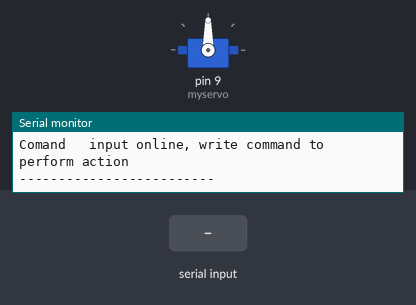
This sketch was run on a simulated Arduino Uno, built with avr-gcc and run on an emulated ATmega328P. Parts: servo, the last lines printed to the serial monitor. The test bench sets the inputs (shaded band).

Above: at 5.2 s.
5.3 s: "90,45\n" received over Serial
At 5.7 s:
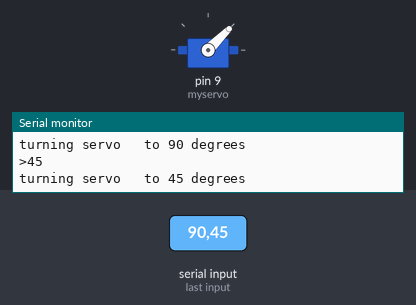
6.8 s: "30,150\n" received over Serial
At 8.0 s:
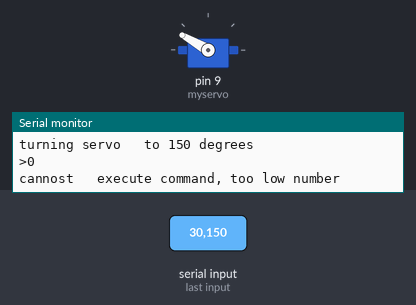
8.3 s: "90\n" received over Serial
At 8.9 s:
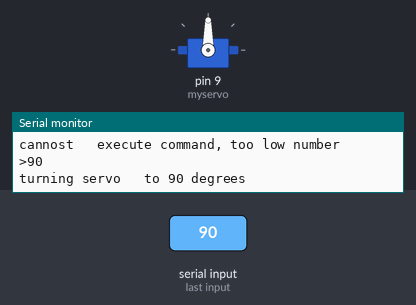
Timing chart, 0 to 11.3 s (numbered marks = the images above; inputs shaded):
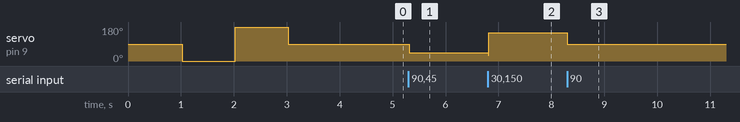

Measured:
- after the input at 5.3 s, servo on pin 9 (myservo): 90° → 45° at once
- after the input at 6.8 s, servo on pin 9 (myservo): 45° → 150° at once
- after the input at 8.3 s, servo on pin 9 (myservo): 150° → 90° at once

The sketch:

Servo_control.ino
```cpp
#include <Servo.h>
Servo myservo;
int pos = 0;

void   setup()

{

Serial.begin(9600);
while (!Serial);
Serial.println("-------------------------");
Serial.println("ARos   is loading....");
delay(1000);
Serial.println("ARos loaded succesfully");
Serial.println("-------------------------");
myservo.attach(9);
Serial.println("calibrating   servo...");
for(pos = 0; pos <= 180; pos += 1)
myservo.write(0);
delay(1000);
myservo.write(180);
delay(1000);
myservo.write(90);
delay(1000);
Serial.println("servo   calibrated");
Serial.println("-------------------------");
Serial.println("Comand   input online, write command to perform action");
Serial.println("-------------------------");

}

void   loop() {

for(pos = 0; pos <= 180; pos += 1)
if (Serial.available())


{
   int state = Serial.parseInt();

if (state < 10)

{
Serial.print(">");
Serial.println(state);
Serial.println("cannost   execute command, too low number");

}

if (state >= 10 && state < 170)
{
   Serial.print(">");
  Serial.println(state);
  Serial.print("turning servo   to ");
  Serial.print(state);
  Serial.println(" degrees");
  myservo.write(state);

}

}

}
```
